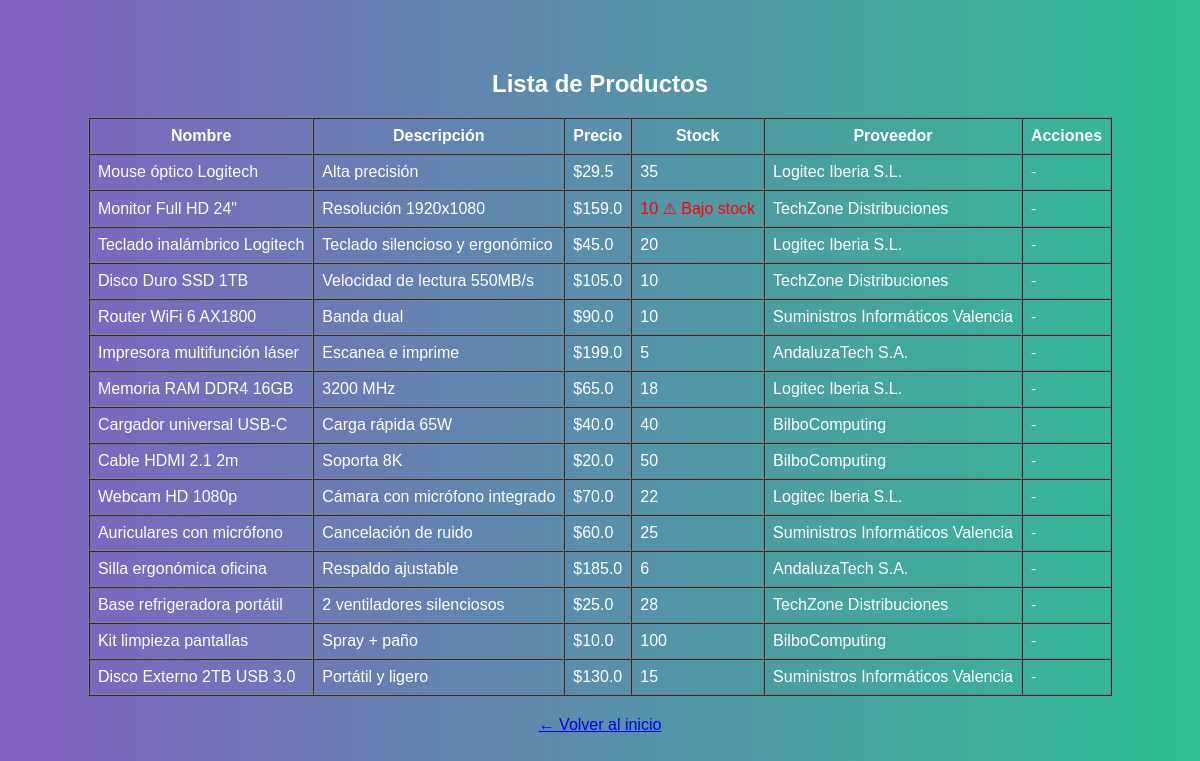
/productos (signed in), run on an earlier commit of the app's database.
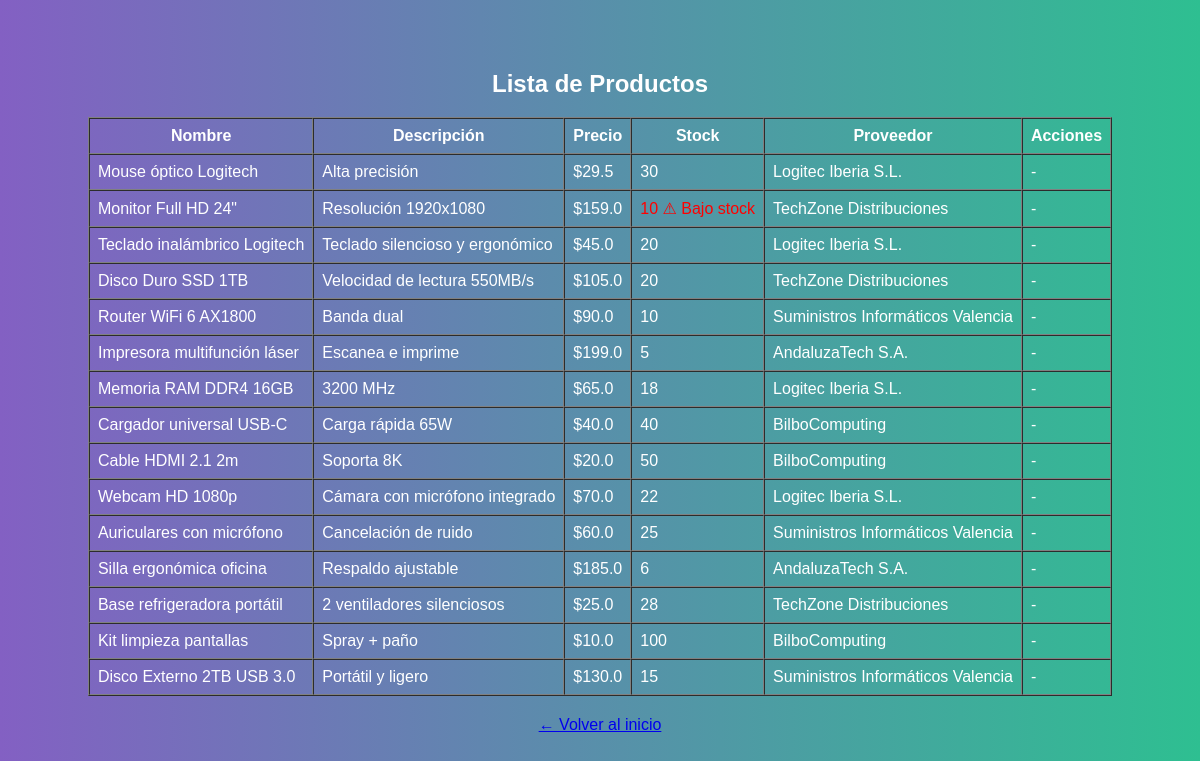
And on a later commit of the database.
### app/models.py (models this page shows, shortened)
class Producto(db.Model):
    id = db.Column(db.Integer, primary_key=True)
    nombre = db.Column(db.String(100), nullable=False)
    descripcion = db.Column(db.String(200))
    precio = db.Column(db.Float, nullable=False)             # Precio de venta
    costo_proveedor = db.Column(db.Float, nullable=False)    # Costo del proveedor
    stock = db.Column(db.Integer, nullable=False)
    stock_maximo = db.Column(db.Integer, nullable=False)     # Umbral para alertas de reposicion
    proveedor_id = db.Column(db.Integer, db.ForeignKey('proveedor.id'), nullable=False)    # Relacion con proveedor
    ventas = db.relationship('Venta', backref='producto', lazy=True)      # Relacion con ventas del producto

class Proveedor(db.Model):
    id = db.Column(db.Integer, primary_key=True)
    nombre = db.Column(db.String(100), nullable=False)
    email = db.Column(db.String(150))
    telefono = db.Column(db.String(20))
    direccion = db.Column(db.String(200))
    cif = db.Column(db.String(50))
    porcentaje_descuento = db.Column(db.Float)
    iva = db.Column(db.Float)
    productos = db.relationship('Producto', backref='proveedor', lazy=True)  #  # Relación con productos del proveedor

### app/routes.py (the view)
@main.route('/productos')
@login_required
def listar_productos():
    productos = Producto.query.all()
    return render_template('listar_productos.html', productos=productos)

### app/templates/listar_productos.html (shortened to what this page needs)
{% extends 'base.html' %}
{% block content %}
<h2 class="animated fadeInDown">Lista de Productos</h2>
<table border="1" cellpadding="8" cellspacing="0" >
  <thead>
    <tr>
      <th>Nombre</th>
      <th>Descripción</th>
      <th>Precio</th>
      <th>Stock</th>
      <th>Proveedor</th>
      <th>Acciones</th>
    </tr>
  </thead>
  <tbody>
    {% for producto in productos %}
    <tr>
      <td>{{ producto.nombre }}</td>
      <td>{{ producto.descripcion }}</td>
      <td>${{ producto.precio }}</td>
      <td>
        {% if producto.stock <= producto.stock_maximo * 0.1 %}
          <span style="color: red;">{{ producto.stock }} ⚠ Bajo stock</span>
        {% else %}
          {{ producto.stock }}
        {% endif %}
      </td>
      <td>
        {% if producto.proveedor %}
          {{ producto.proveedor.nombre }}
        {% else %}
          Sin proveedor
        {% endif %}
      </td>
      <td>
        {% if current_user.role == 'admin' %}
        <a href="{{ url_for('main.editar_producto', id=producto.id) }}">
          <button type="button" class="boton-accion">Editar</button>
        </a>
        <form action="{{ url_for('main.eliminar_producto', id=producto.id) }}" method="post" class="inline-form">
          <button type="submit" class="boton-accion">Eliminar</button>
        </form>
        {% else %}
          -
        {% endif %}
      </td>
    </tr>
    {% endfor %}
  </tbody>
</table>
<p style="text-align: center; margin-top: 20px;">
  <a href="{{ url_for('main.dashboard') }}">← Volver al inicio</a>
</p>
{% endblock %}

What changed in the data, as far as the page shows it:
changed Producto "Mouse óptico Logitech": stock "35" → "30"
changed Producto "Disco Duro SSD 1TB": stock "10" → "20"
